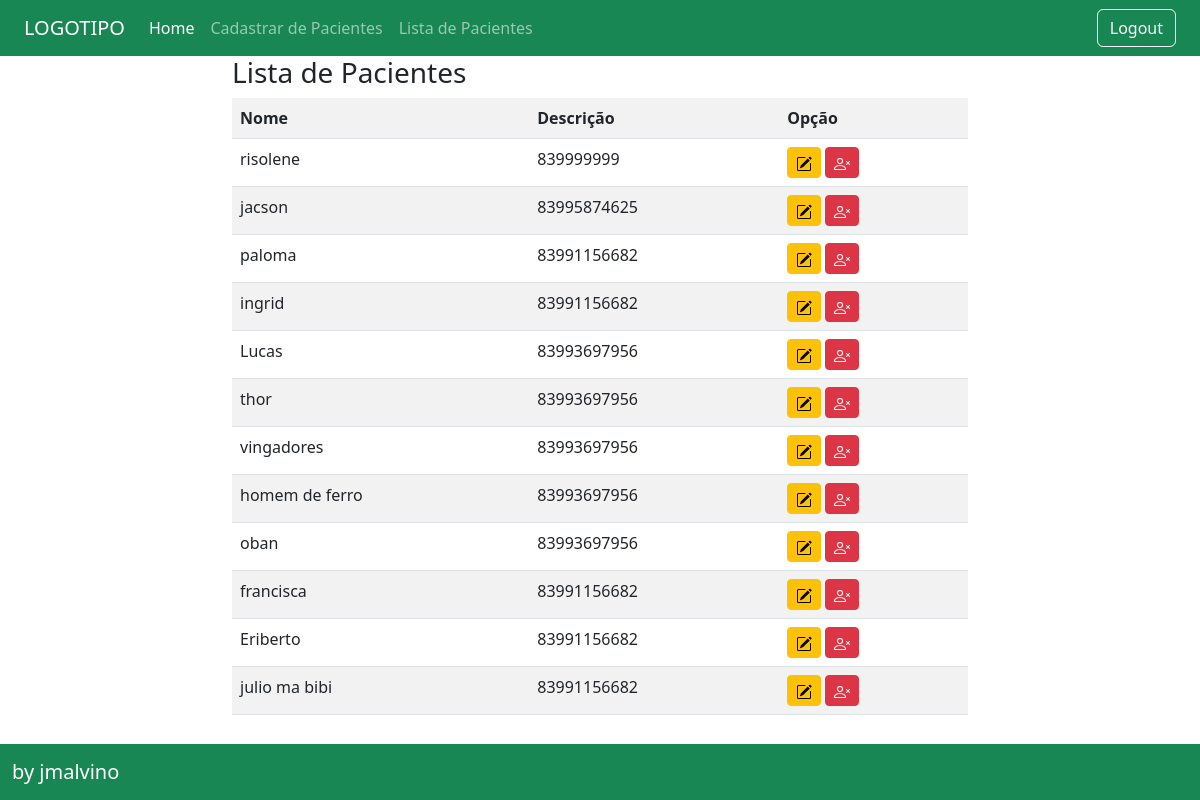
Page /pacientes/listar on the earlier database version.
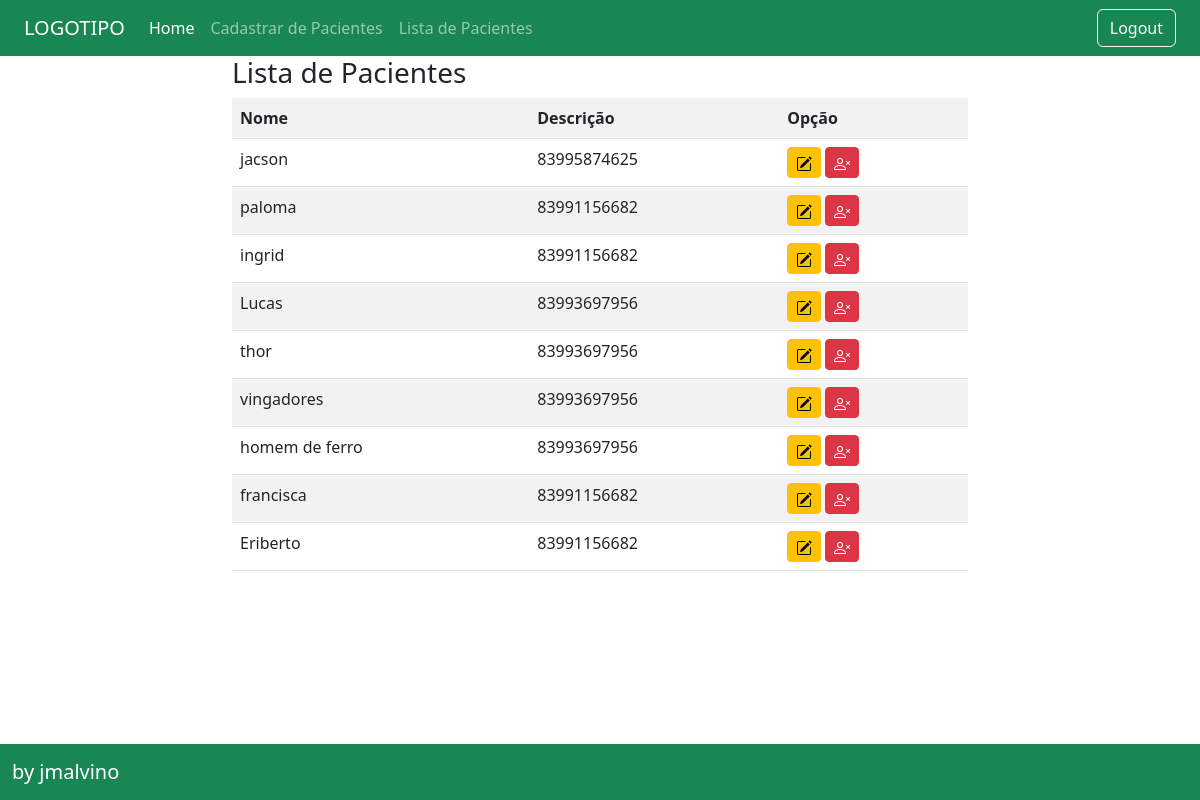
Same page on the later database version.
### pacientes/models.py (models this page shows, shortened)
class Pacientes(models.Model):
    nome = models.CharField(max_length=255)
    telefone = models.CharField(max_length=20)
    endereco = models.CharField(max_length=255)
    numero = models.CharField(max_length=10)
    cidade = models.CharField(max_length=100)
    uf = models.CharField(max_length=2)
    pais = models.CharField(max_length=100)
    cep = models.CharField(max_length=8)
    dataDeCriacao = models.DateTimeField(auto_now_add=True)

### pacientes/views.py (the view)
# urls.py: path('listar', PacientesList.as_view(), name="listar-pacientes"),
class PacientesList(CreateView):
    model = Pacientes
    fields = ['nome']
    template_name: 'pacientes/pacientes_form.html'
    success_message = "Cadastrado com sucesso!!"
    success_url = reverse_lazy('listar-pacientes')

### pacientes/templates/pacientes/pacientes_list.html (shortened to what this page needs)
{% extends 'pacientes/base.html' %}
{%block conteudo %}
<h3>Lista de Pacientes</h3>
<div class="table-responsive">
    <table class="table table-striped">
        <tr>
            <th>Nome</th>
            <th>Descrição</th>
            <th>Opção</th>
        </tr>
        {% for pacientes in object_list %}
        <tr>
            <td>{{ pacientes.nome }}</td>
            <td>{{ pacientes.telefone }}</td>
            <td>
                <a href="{% url 'editar-pacientes' pacientes.pk %}" class="btn btn-warning btn-sm">
                </a>
                <a href="{% url 'excluir-pacientes' pacientes.pk  %}"class="btn btn-danger btn-sm">
                </a>
            </td>
        {% empty %}
        <tr>
            <td colspan="3"> Nenhum campo registrado. </td>
        </tr>
        {% endfor %}
    </table>
</div>
{% endblock %}

Differences in the rows shown:
removed Pacientes: nome "risolene", telefone "839999999"
removed Pacientes: nome "oban", telefone "83993697956"
removed Pacientes: nome "julio ma bibi", telefone "83991156682"
